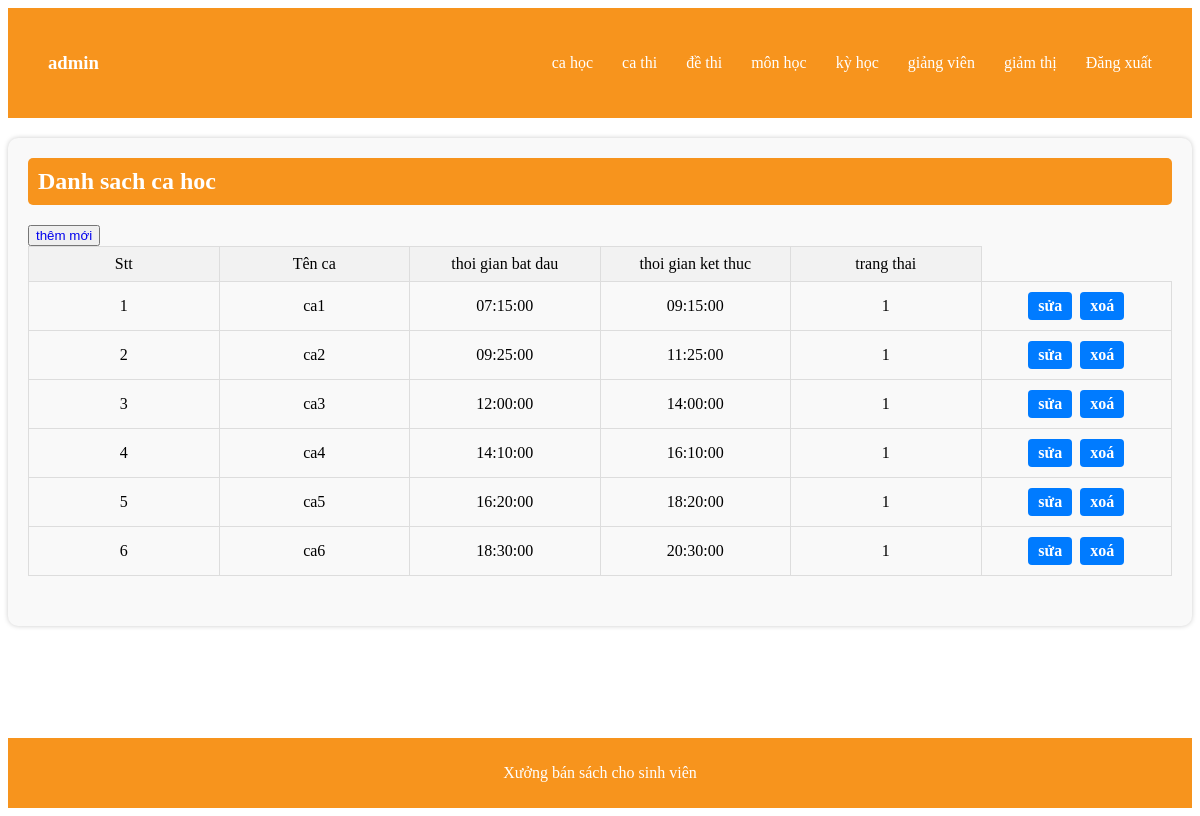
The page / (signed in) on the database its author committed.
### tables this page shows
CREATE TABLE `ca_hoc` (
  `id_ca` int(11) NOT NULL,
  `ten_ca` varchar(255) NOT NULL,
  `thoi_gian_bat_dau` time NOT NULL,
  `thoi_gian_ket_thuc` time NOT NULL,
  `trang_thai` int(11) NOT NULL DEFAULT 1
);

### config/PDO.php (called while the page is built, shortened)
<?php
function connect()
{
    $servername = "localhost";
    $username = "root";
    $password = "";
    try {
        $conn = new  PDO("mysql:host=$servername;dbname=xuong2", $username, $password);
        $conn->setAttribute(PDO::ATTR_ERRMODE, PDO::ERRMODE_EXCEPTION);
    } catch (PDOException $e) {
    }
    return $conn;
}
function getData($query, $params = [], $getAll = true)
{
    $conn = connect();
    $stmt = $conn->prepare($query);
    $stmt->execute($params);
    if ($getAll) {
        return $stmt->fetchAll();
    }
    return $stmt->fetch();
}

### modles/ca_hoc.php (called while the page is built, shortened)
<?php
include('config/PDO.php');
function showCa()
{
    $sql = "SELECT * FROM `ca_hoc` ";
    return getData($sql);
}

### views/ca_hoc/admin/index.php (the view)
<main class="sach">
    <div class="ttSach-admin">
        <h1>Danh sach ca hoc</h1>
        <button><a href="index.php?act=ca_hoc&nt=add">thêm mới</a></button>
        <table>
            <tr class="line">
                <td>Stt</td>
                <td>Tên ca</td>
                <td>thoi gian bat dau</td>
                <td>thoi gian ket thuc</td>
                <td>trang thai</td>
            </tr>
            <?php if ($vl != []) {
                foreach ($vl as $key => $vc) { ?>
                    <tr>
                        <td><?php echo $key + 1 ?></td>
                        <td><?php echo $vc['ten_ca'] ?></td>
                        <td><?php echo $vc['thoi_gian_bat_dau'] ?></td>
                        <td><?php echo $vc['thoi_gian_ket_thuc'] ?></td>
                        <td><?php echo $vc['trang_thai'] ?></td>
                        <td>
                            <a href="index.php?act=ca_hoc&nt=fix&id=<?php echo $vc['id_ca'] ?>">sửa</a>
                            <a href="index.php?act=ca_hoc&nt=delete&id=<?php echo $vc['id_ca'] ?>">xoá</a>
                        </td>
                    </tr>
            <?php }
            } ?>
        </table>
    </div>
</main>

### rows shown on the page
ca_hoc: ten_ca "ca1", thoi_gian_bat_dau "07:15:00", thoi_gian_ket_thuc "09:15:00", trang_thai "1"
ca_hoc: ten_ca "ca2", thoi_gian_bat_dau "09:25:00", thoi_gian_ket_thuc "11:25:00", trang_thai "1"
ca_hoc: ten_ca "ca3", thoi_gian_bat_dau "12:00:00", thoi_gian_ket_thuc "14:00:00", trang_thai "1"
ca_hoc: ten_ca "ca4", thoi_gian_bat_dau "14:10:00", thoi_gian_ket_thuc "16:10:00", trang_thai "1"
ca_hoc: ten_ca "ca5", thoi_gian_bat_dau "16:20:00", thoi_gian_ket_thuc "18:20:00", trang_thai "1"
ca_hoc: ten_ca "ca6", thoi_gian_bat_dau "18:30:00", thoi_gian_ket_thuc "20:30:00", trang_thai "1"
